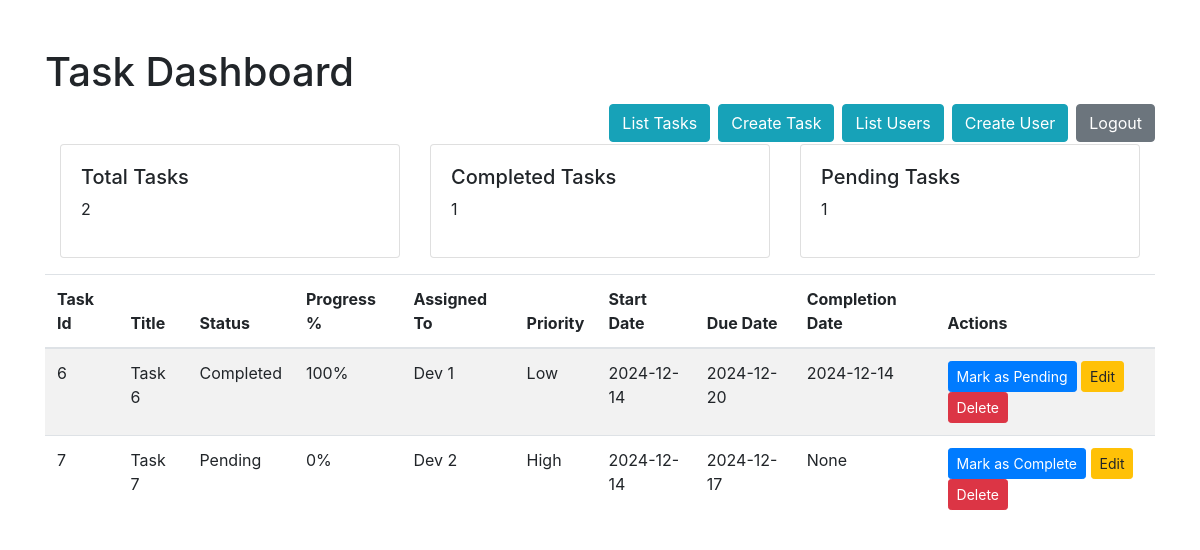
The app's page /list_tasks (signed in) with its own data.
### app.py (models this page shows)
class Task(db.Model):
    task_id = db.Column(db.Integer, primary_key=True)
    title = db.Column(db.String(100), nullable=True)
    status = db.Column(db.String(20), default='Pending')
    progress_percentage = db.Column(db.String(20), default='0%')
    assigned_to = db.Column(db.Integer, db.ForeignKey(
        'user.id'))  # Link to User table
    start_date = db.Column(db.Date, nullable=True)
    due_date = db.Column(db.Date, nullable=True)
    priority = db.Column(db.String(20), default='Medium')  # High, Medium, Low
    completion_date = db.Column(db.Date, nullable=True)
    delete_status = db.Column(db.String(20), default='False')
    user = db.relationship('User', backref='tasks', lazy=True)

### app.py (the view)
@app.route('/list_tasks', methods=['GET'])
@login_required
def list_tasks():
    filter_status = request.args.get('filter', 'All')
    tasks_query = Task.query.filter_by(delete_status='False')
    print('current user name', current_user.name)
    if current_user.role in ['admin', 'dev']:
        print("In admin")
        if filter_status != 'All':
            tasks_query = tasks_query.filter_by(status=filter_status)
    else:
        tasks_query = tasks_query.filter_by(assigned_to=current_user.name)
        if filter_status != 'All':
            tasks_query = tasks_query.filter_by(status=filter_status)
    print(tasks_query)
    tasks = tasks_query.order_by(
        Task.due_date.asc(), Task.priority.desc()).all()
    print(tasks)
    df = pd.DataFrame([{
        'Task Name': task.title,
        'Status': task.status,
        'Assigned To': task.assigned_to if task.assigned_to else 'Unassigned',
        'Due Date': task.due_date,
        'Priority': task.priority
    } for task in tasks])
    print(df)
    if len(df) > 0:
        status_counts = df['Status'].value_counts()
        print(status_counts.head())
    else:
        df = pd.DataFrame({"Status": []})
        statuses = ['Completed', 'Pending']
        status_counts = df['Status'].value_counts()
        status_counts = status_counts.reindex(statuses, fill_value=0)
    if current_user.role in ['admin', 'dev']:
        task_query = Task.query.filter_by(delete_status='False').all()
        print(task_query)
        return render_template('task_table.html', tasks=task_query, task_count=len(tasks),
                               completed_tasks=status_counts.get(
                                   'Completed', 0),
                               pending_tasks=status_counts.get('Pending', 0))
    else:
        if current_user.role != 'admin':
            flash('Permission denied.', 'danger')
            return redirect(url_for('dashboard'))

### app.py (called while the page is built)
@login_manager.user_loader
def load_user(user_id):
    return db.session.get(User, int(user_id))

### templates/task_table.html (shortened to what this page needs)
<!DOCTYPE html>
<html lang="en">
  <head>
    <link
      href="https://stackpath.bootstrapcdn.com/bootstrap/4.5.2/css/bootstrap.min.css"
      rel="stylesheet"
    />
  </head>
  <body>
    <div class="container mt-5">
      <h1>Task Dashboard</h1>
      <a href="{{ url_for('logout') }}" class="btn btn-secondary float-right"
        >Logout</a
      >
      {% if current_user.role == 'admin' %}
      <a href="{{ url_for('user_page')}}" class="btn btn-info float-right mr-2"
        >Create User</a
      >
      <a href="{{ url_for('list_users')}}" class="btn btn-info float-right mr-2"
        >List Users</a
      >
      <a href="{{ url_for('task_page') }}" class="btn btn-info float-right mr-2"
        >Create Task</a
      >
      <a
        href="{{ url_for('list_tasks') }}"
        class="btn btn-info float-right mr-2"
        >List Tasks</a
      >
      {% endif %}
      <div class="container mt-5">
        <div class="row">
          <div class="col-md-4">
            <div class="card">
              <div class="card-body">
                <h5>Total Tasks</h5>
                <p>{{ task_count }}</p>
              </div>
            </div>
          </div>
          <div class="col-md-4">
            <div class="card">
              <div class="card-body">
                <h5>Completed Tasks</h5>
                <p>{{ completed_tasks }}</p>
              </div>
            </div>
          </div>
          <div class="col-md-4">
            <div class="card">
              <div class="card-body">
                <h5>Pending Tasks</h5>
                <p>{{ pending_tasks }}</p>
              </div>
            </div>
          </div>
        </div>
      </div>
      <table class="table table-striped mt-3">
        <thead>
          <tr>
            <th>Task Id</th>
            <th>Title</th>
            <th>Status</th>
            <th>Progress %</th>
            <th>Assigned To</th>
            <th>Priority</th>
            <th>Start Date</th>
            <th>Due Date</th>
            <th>Completion Date</th>
            <th>Actions</th>
          </tr>
        </thead>
        <tbody>
          {% for task in tasks %}
          <tr>
            <td>{{ task.task_id }}</td>
            <td>{{ task.title }}</td>
            <td>{{ task.status }}</td>
            <td>{{ task.progress_percentage }}</td>
            <td>{{ task.assigned_to }}</td>
            <td>{{ task.priority }}</td>
            <td>{{ task.start_date }}</td>
            <td>{{ task.due_date }}</td>
            <td>{{ task.completion_date }}</td>
            <td>
              <form
                action="{{ url_for('update_status', task_id=task.task_id) }}"
                method="post"
                style="display: inline"
              >
                {% if task.status in ['Pending'] %}
                <button class="btn btn-sm btn-primary">Mark as Complete</button>
                {% else%}
                <button class="btn btn-sm btn-primary">Mark as Pending</button>
                {% endif %}
              </form>
              {% if current_user.role in ['admin', 'dev'] %}
              <a
                href="{{ url_for('task_page', task_id=task.task_id) }}"
                class="btn btn-sm btn-warning"
                >Edit</a
              >
              <form
                action="{{ url_for('delete_task', task_id=task.task_id) }}"
                method="post"
                style="display: inline"
              >
                <button class="btn btn-sm btn-danger">Delete</button>
              </form>
              {% endif %}
            </td>
          </tr>
          {% endfor %}
        </tbody>
      </table>
    </div>
  </body>
</html>

### records on screen
Task: task_id "6", title "Task 6", status "Completed", progress_percentage "100%", assigned_to "Dev 1", priority "Low", start_date "2024-12-14", due_date "2024-12-20", completion_date "2024-12-14", shows "Mark as Pending"
Task: task_id "7", title "Task 7", status "Pending", progress_percentage "0%", assigned_to "Dev 2", priority "High", start_date "2024-12-14", due_date "2024-12-17", completion_date "None", shows "Mark as Complete"

### other values on screen
{{ task_count }} "2"
{{ completed_tasks }} "1"
{{ pending_tasks }} "1"
